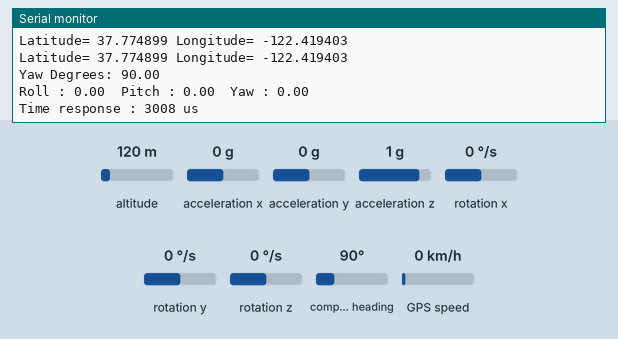
This sketch was run on a simulated ESP8266 (NodeMCU). Parts: the last lines printed to the serial monitor. The test bench sets the inputs (shaded band); at power-on: acceleration x 0 g, acceleration y 0 g, acceleration z 1 g, rotation z 0 °/s, compass heading 90°, altitude 120 m, rotation x 0 °/s, rotation y 0 °/s, GPS speed 0 km/h. WiFi joins after 1.5 s; servers stay silent unless stated; the GPS gets a fix after 3 s at 37.7749, -122.4194 with 8 satellites; no MQTT or app messages arrive unless stated.

Above: at 4.7 s.
4.8 s: acceleration x set to -1.4 g
At 5.6 s:
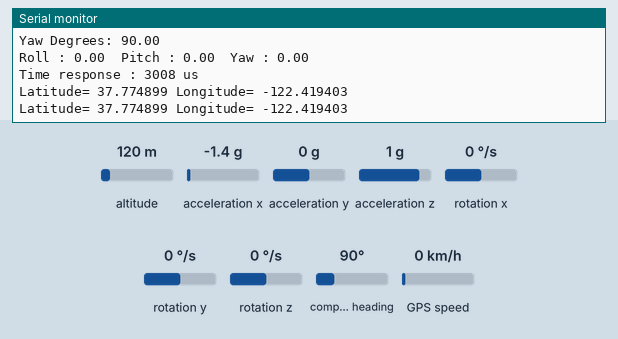
6.3 s: acceleration y set to -1.4 g
At 6.87 s:
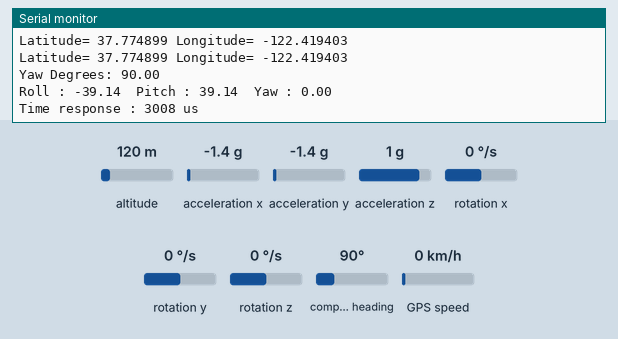
7.8 s: acceleration z set to -1.4 g
At 8.12 s:
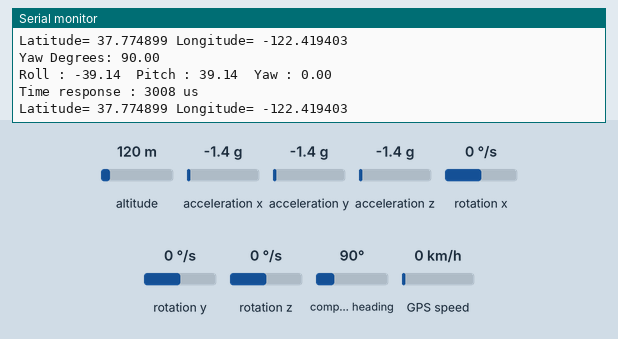
9.3 s: rotation z set to -192 °/s
At 9.94 s:
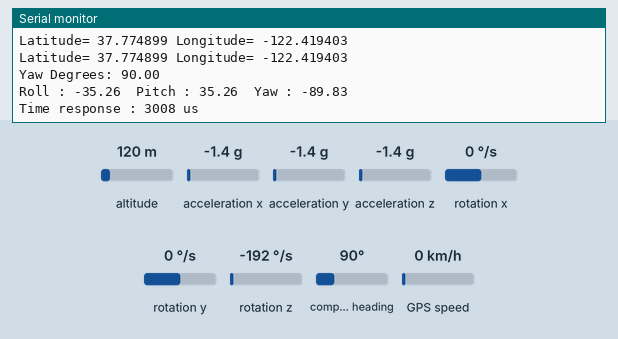
10.8 s: compass heading set to 7°
At 10.97 s:
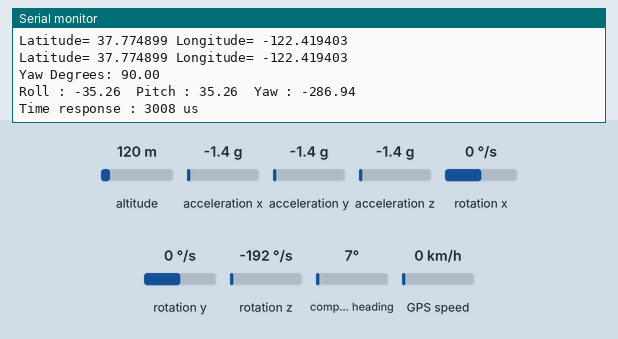
Timing chart, 0 to 13.3 s (numbered marks = the images above; inputs shaded):
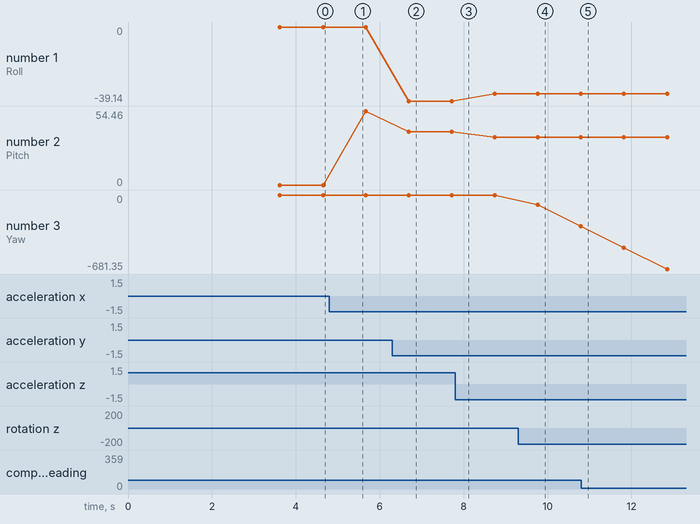

The sketch:

arduino.ino
```cpp
#include <Wire.h>
#include <QMC5883LCompass.h>
#include <MPU6050_light.h>
#include <TinyGPS++.h>
#include <SoftwareSerial.h>
#include <ESP8266WiFi.h>
#include <PubSubClient.h>

// Set your access point network credentials
const char* ssid = "burjogober";
const char* password = "sotobabat";

const char* server = "35.188.128.4";
WiFiClient espClient;
PubSubClient mqttClient(espClient);

MPU6050 mpu(Wire);
QMC5883LCompass compass;

unsigned long timer = 0;
unsigned long timerResponse = 0;

TinyGPSPlus gps;
SoftwareSerial mygps(13, 15);  // GPS Tx Pin - NodeMCU D2, GPS Rx Pin NodeMCU D1

//deklarasi variabel untuk menyimpan data sementara
float roll, pitch, yaw, heading, latitude, longitude;
unsigned long timeResponse;

void setup() {
  Serial.begin(9600);
  Wire.begin();

  mygps.begin(9600);
  Serial.println("GPS TESTING");
  // Connect to WiFi
  setupWifi();
  mqttClient.setServer(server, 1883);

  compass.init();

  byte status = mpu.begin();
  Serial.print(F("MPU6050 status: "));
  Serial.println(status);
  while (status != 0) {}  // stop everything if could not connect to MPU6050

  Serial.println(F("Calculating offsets, do not move MPU6050"));
  delay(1000);
  // mpu.upsideDownMounting = true; // uncomment this line if the MPU6050 is mounted upside-down
  mpu.calcOffsets();  // gyro and accelero
  Serial.println("Done!\n");
}

void loop() {
  compass.read();
  mpu.update();
  if (!mqttClient.connected()) {
    reconnect();
  }
  mqttClient.loop();

  // Read GPS data
  if (mygps.available() > 0) {
    gps.encode(mygps.read());
    if (gps.location.isUpdated()) {
      latitude = gps.location.lat();
      longitude = gps.location.lng();
      Serial.print("Latitude= ");
      Serial.print(latitude, 6);
      Serial.print(" Longitude= ");
      Serial.println(longitude, 6);
    }
  }

  if ((millis() - timer) > 1000) {  //program dieksekusi setiap detik
    kompas();
    gyro();
    publishData();
    timer = millis();
  }
}

void reconnect() {
  while (!mqttClient.connected()) {
    Serial.print("Attempting MQTT connection...");
    if (mqttClient.connect("arduinoClient")) {
      Serial.println("connected MQTT");
    } else {
      Serial.print("failed, rc=");
      Serial.print(mqttClient.state());
      Serial.println(" try again in 5 seconds");
      delay(5000);
    }
  }
}

void setupWifi() {
  delay(10);
  Serial.println();
  Serial.print("Connecting to ");
  Serial.println(ssid);

  WiFi.begin(ssid, password);

  while (WiFi.status() != WL_CONNECTED) {
    delay(500);
    Serial.print(".");
  }

  Serial.println("");
  Serial.println("WiFi connected");
  Serial.println("IP address: ");
  Serial.println(WiFi.localIP());
}


void kompas() {
  int x = compass.getX();
  int y = compass.getY();
  heading = atan2(y, x) * 180 / PI;
  if (heading < 0) {
    heading += 360;  // Konversi ke rentang 0-360 derajat
  }
  Serial.print("Yaw Degrees: ");
  Serial.println(heading);
}

void gyro() {
  roll = mpu.getAngleX();
  pitch = mpu.getAngleY();
  yaw = mpu.getAngleZ();

  Serial.print("Roll : ");
  Serial.print(roll);
  Serial.print("\tPitch : ");
  Serial.print(pitch);
  Serial.print("\tYaw : ");
  Serial.println(yaw);
}

void publishData() {
  char msgRoll[50];
  char msgPitch[50];
  char msgYaw[50];
  char msgHeading[50];
  char msgTimeResponse[50];
  char msgLatitude[50];
  char msgLongitude[50];

  dtostrf(roll, 6, 2, msgRoll);
  dtostrf(pitch, 6, 2, msgPitch);
  dtostrf(yaw, 6, 2, msgYaw);
  dtostrf(heading, 6, 2, msgHeading);

  unsigned long startTime = micros();

  mqttClient.publish("mpu6050/roll", msgRoll);
  mqttClient.publish("mpu6050/pitch", msgPitch);
  mqttClient.publish("mpu6050/yaw", msgYaw);
  mqttClient.publish("compass/heading", msgHeading);

  if (gps.location.isValid()) {
    dtostrf(latitude, 6, 2, msgLatitude);
    dtostrf(longitude, 6, 2, msgLongitude);
    mqttClient.publish("gps/latitude", msgLatitude);
    mqttClient.publish("gps/longitude", msgLongitude);
  }

  unsigned long endTime = micros();
  timeResponse = endTime - startTime;
  Serial.print("Time response : ");
  Serial.print(timeResponse);
  Serial.println(" us");

  ltoa(timeResponse, msgTimeResponse, 10);
  mqttClient.publish("data/response", msgTimeResponse);
}
```

Measured:
- after the input at 6.3 s, the serial monitor: prints a new line after 0.39 s (image 2)
- after the input at 9.3 s, the serial monitor: prints a new line after 0.47 s (image 4)
- plotted number 1: 0 → -39.14 after the input at 6.3 s, -39.14 → -35.26 after the input at 7.8 s
- plotted number 2: 0 → 54.46 after the input at 4.8 s, 54.46 → 39.14 after the input at 6.3 s, 39.14 → 35.26 after the input at 7.8 s
- plotted number 3: 0 → -286.94 after the input at 9.3 s, -286.94 → -681.35 after the input at 10.8 s
